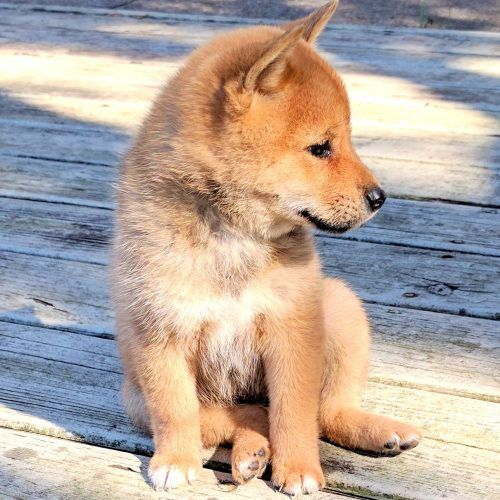
#> input picture dog.jpg, 500 x 500 px
$ python 47Transformation.py
#> lines starting #> are read from the running program, lines starting #| are printed output that depends on the picture
from PIL import Image

dog = Image.open('dog.jpg')
#> dog is the input picture: PIL image 500x500 RGB; mean R, G, B 182.3, 167.7, 158.3
square_dog = dog.resize((250, 250))
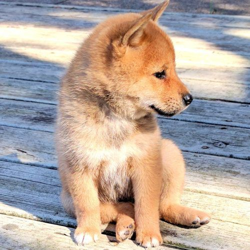
#> square_dog: PIL image 250x250 RGB; mean R, G, B 182.3, 167.8, 158.3
flip_dog = dog.transpose(Image.FLIP_LEFT_RIGHT)
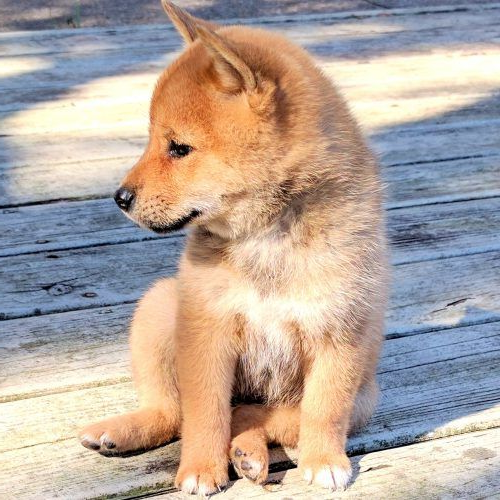
#> flip_dog: PIL image 500x500 RGB; mean R, G, B 182.3, 167.7, 158.3
spin_dog = dog.transpose(Image.ROTATE_270)
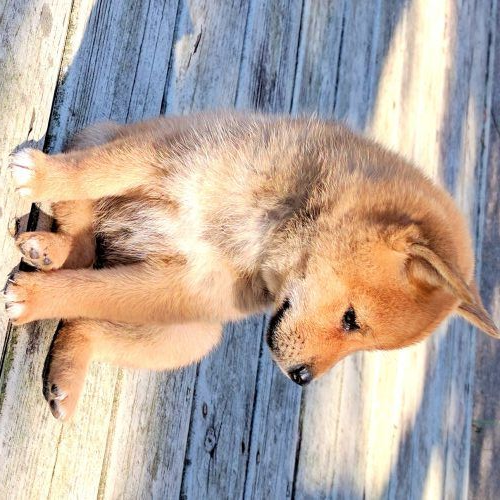
#> spin_dog: PIL image 500x500 RGB; mean R, G, B 182.3, 167.7, 158.3

# dog.show()
# square_dog.show()
# flip_dog.show()
spin_dog.show()
